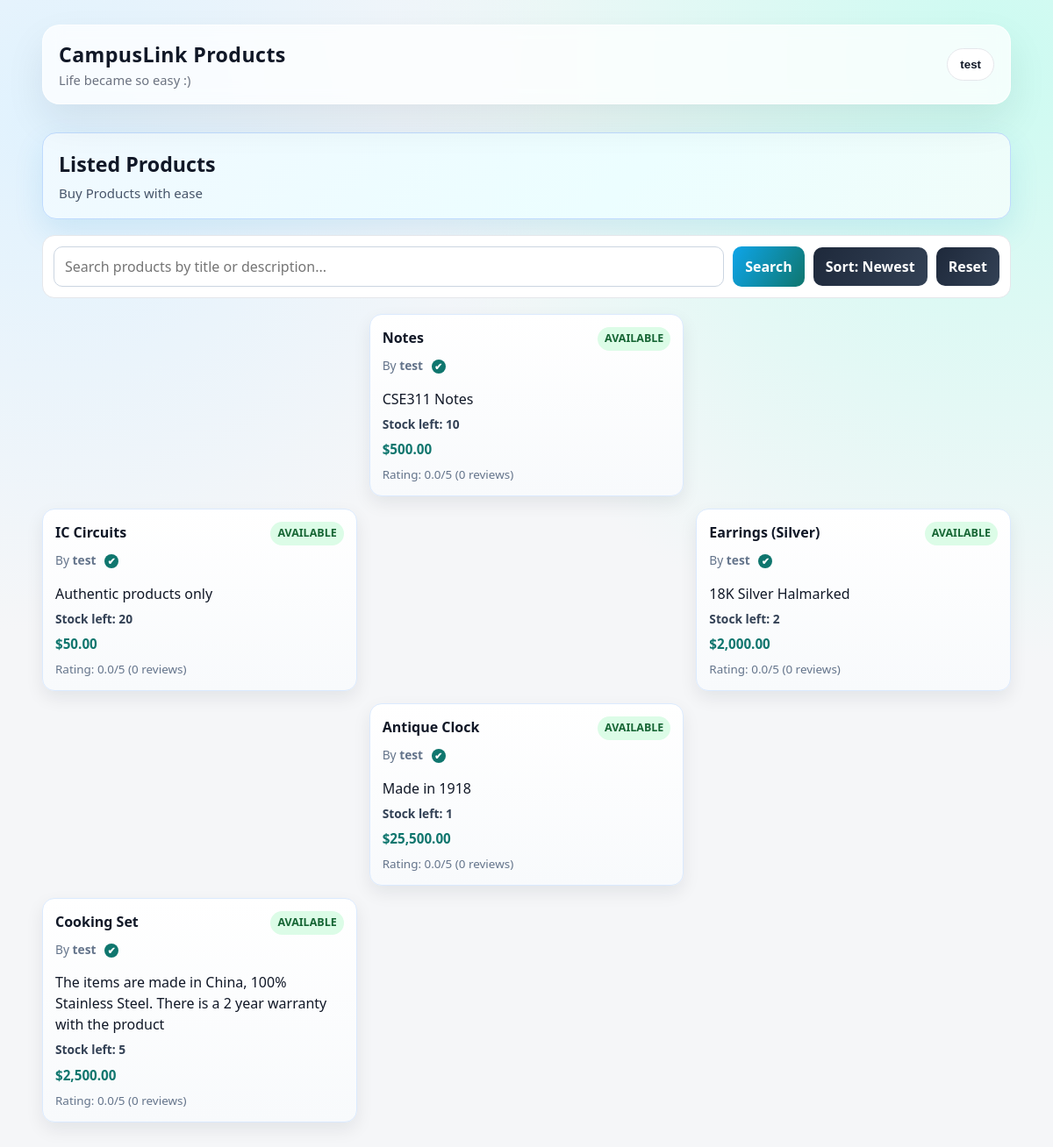
The app's page /products.php (signed in) with its own data.
### tables this page shows
CREATE TABLE products (
    product_id INT UNSIGNED AUTO_INCREMENT PRIMARY KEY,
    owner_id INT UNSIGNED NOT NULL,
    product_title VARCHAR(255) NOT NULL,
    description TEXT,
    price DECIMAL(10,2),
    qty INT(6),
    status ENUM('available', 'sold') NOT NULL DEFAULT 'available',
    created_at DATETIME NOT NULL DEFAULT CURRENT_TIMESTAMP,

    FOREIGN KEY (owner_id) REFERENCES students(student_id)
        ON DELETE CASCADE
);

CREATE TABLE students(
	student_id INT(11) UNSIGNED PRIMARY KEY AUTO_INCREMENT,
    username VARCHAR(255) UNIQUE NOT NULL,
    passwd VARCHAR(255) NOT NULL,
    f_name VARCHAR(255) NOT NULL,
    m_name VARCHAR(255),
    l_name VARCHAR(255),
    address VARCHAR(255) NOT NULL,
    birth_day DATE NOT NULL,
    created_at DATETIME NOT NULL DEFAULT CURRENT_TIMESTAMP,
    email VARCHAR(255) UNIQUE NOT NULL,
    phone VARCHAR(20),
    verification_code VARCHAR(6) DEFAULT NULL,
    is_verified TINYINT(1) NOT NULL DEFAULT 0
);

### products.php (the view, shortened to what this page needs)
<?php
require_once 'connection.php';
require_once 'verification_helpers.php';
$studentId = (int) $_SESSION['student_id'];
$username = htmlspecialchars($_SESSION['username'] ?? 'Student');
$searchQuery = trim($_GET['q'] ?? '');
$sort = ($_GET['sort'] ?? 'recent') === 'rating' ? 'rating' : 'recent';
$products = [];
$orderByClause = $sort === 'rating'
    ? 'avg_rating DESC, review_count DESC, p.created_at DESC'
    : 'p.created_at DESC';
$productSql = "
    SELECT
        p.product_id,
        p.owner_id,
        p.product_title,
        p.description,
        p.price,
        COALESCE(p.qty, 0) AS qty,
        p.status,
        p.created_at,
        st.username AS owner_username,
        st.is_verified AS owner_verified,
        COALESCE(AVG(r.rating), 0) AS avg_rating,
        COUNT(r.review_id) AS review_count,
        EXISTS(
            SELECT 1
            FROM buy_product bp
            WHERE bp.product_id = p.product_id AND bp.buyer_id = ?
        ) AS has_bought,
        EXISTS(
            SELECT 1
            FROM reviews rr
            WHERE rr.product_id = p.product_id AND rr.reviewer_id = ?
        ) AS has_reviewed
    FROM products p
    INNER JOIN students st ON p.owner_id = st.student_id
    LEFT JOIN reviews r ON r.product_id = p.product_id
    WHERE (? = '' OR p.product_title LIKE ? OR COALESCE(p.description, '') LIKE ?)
    GROUP BY p.product_id, p.owner_id, p.product_title, p.description, p.price, p.qty, p.status, p.created_at, st.username, st.is_verified
    ORDER BY $orderByClause
";
$productStmt = mysqli_prepare($con, $productSql);
if ($productStmt) {
    $searchLike = '%' . $searchQuery . '%';
    mysqli_stmt_bind_param($productStmt, 'iisss', $studentId, $studentId, $searchQuery, $searchLike, $searchLike);
    mysqli_stmt_execute($productStmt);
    $productResult = mysqli_stmt_get_result($productStmt);
    if ($productResult) {
        while ($row = mysqli_fetch_assoc($productResult)) {
            $products[] = $row;
        }
    }
}
?>
<!DOCTYPE html>
<html lang="en">
<head>
    <link rel="stylesheet" href="styles.css">
</head>
<body>
    <div class="container">
        <header class="topbar">
            <div class="brand">
                <h1>CampusLink Products</h1>
                <p>Life became so easy :) </p>
            </div>
            <div class="user-menu">
                <button class="user-trigger" type="button"><?php echo $username; ?></button>
            </div>
        </header>
        <div class="products-wrap">
            <section class="products-hero">
                <h2>Listed Products</h2>
                <p>Buy Products with ease</p>
            </section>
            <section class="toolbar">
                <form class="search-form" method="get" action="products.php">
                    <input type="search" name="q" placeholder="Search products by title or description..." value="<?php echo htmlspecialchars($searchQuery); ?>">
                    <button type="submit" class="action-btn">Search</button>
                </form>
                <details class="sort-menu">
                    <summary class="link-button sort-trigger">
                        Sort: <?php echo $sort === 'rating' ? 'Top Rated' : 'Newest'; ?>
                    </summary>
                </details>
                <a class="link-button" href="products.php">Reset</a>
            </section>
            <section class="section">
                <?php if (count($products) > 0): ?>
                    <div class="products-grid">
                        <?php foreach ($products as $product): ?>
                            <?php
                                $pid = (int) $product['product_id'];
                                $qty = max(0, (int) ($product['qty'] ?? 0));
                                $displayStatus = $qty > 0 ? 'available' : 'sold out';
                                $statusClass = $qty > 0 ? 'status-available' : 'status-soldout';
                                $queryParams = [];
                                $queryParams['product'] = $pid;
                                $cardHref = 'products.php?' . http_build_query($queryParams);
                            ?>
                            <a class="product-link" href="<?php echo htmlspecialchars($cardHref); ?>">
                                <article class="product-card">
                                    <div class="card-top">
                                        <h4 class="product-title"><?php echo htmlspecialchars($product['product_title']); ?></h4>
                                        <span class="status-pill <?php echo $statusClass; ?>"><?php echo htmlspecialchars($displayStatus); ?></span>
                                    </div>
                                    <p class="meta">
                                        By
                                        <a class="profile-link-inline" href="profile.php?type=student&amp;id=<?php echo (int) $product['owner_id']; ?>">
                                            <?php echo renderVerifiedName((string) $product['owner_username'], isVerifiedUser($product['owner_verified'] ?? 0)); ?>
                                        </a>
                                    </p>
                                    <p><?php echo htmlspecialchars($product['description'] ?? 'No description provided.'); ?></p>
                                    <p class="qty-text">Stock left: <?php echo $qty; ?></p>
                                    <p class="price">$<?php echo number_format((float) $product['price'], 2); ?></p>
                                    <p class="rating-text">
                                        Rating: <?php echo number_format((float) $product['avg_rating'], 1); ?>/5
                                        (<?php echo (int) $product['review_count']; ?> review<?php echo ((int) $product['review_count']) === 1 ? '' : 's'; ?>)
                                    </p>
                                </article>
                            </a>
                        <?php endforeach; ?>
                    </div>
                <?php else: ?>
                    <p class="empty">No products found for your search.</p>
                <?php endif; ?>
            </section>
        </div>
    </div>
</body>
</html>

### verification_helpers.php (shortened to what this page needs)
<?php
function isVerifiedUser($value): bool
{
    return (int) $value === 1;
}
function renderVerifiedName(string $name, bool $isVerified): string
{
    $safeName = htmlspecialchars($name);
    return $safeName . ' <span class="verified-badge" title="Verified account" aria-label="Verified account">&#10004;</span>';
}

### styles.css (style rules this page uses)
:root { --bg: #f5f6f8; --surface: rgba(255, 255, 255, 0.76); --surface-solid: #ffffff; --text: #111827; --muted: #6b7280; --line: #e5e7eb; --accent: #0f766e; --accent-soft: #ccfbf1; --shadow: 0 20px 45px rgba(17, 24, 39, 0.08); --radius-lg: 20px; --radius-md: 14px; }
* { box-sizing: border-box; margin: 0; padding: 0; }
body { font-family: "Segoe UI", "Helvetica Neue", Arial, sans-serif; color: var(--text); background: radial-gradient(circle at 5% 10%, #e0f2fe 0%, transparent 35%), radial-gradient(circle at 95% 5%, #ccfbf1 0%, transparent 40%), var(--bg); min-height: 100vh; line-height: 1.5; }
.container { width: min(1120px, 92%); margin: 28px auto 50px; }
.topbar { display: flex; justify-content: space-between; align-items: center; margin-bottom: 32px; padding: 16px 18px; border-radius: var(--radius-lg); background: var(--surface); backdrop-filter: blur(10px); border: 1px solid rgba(255, 255, 255, 0.7); box-shadow: var(--shadow); }
.brand h1 { font-size: 1.45rem; letter-spacing: 0.4px; }
.brand p { color: var(--muted); font-size: 0.92rem; }
.user-menu { position: relative; display: inline-block; }
.user-trigger { border: 1px solid var(--line); background: var(--surface-solid); color: var(--text); border-radius: 999px; padding: 10px 14px; font-weight: 600; cursor: pointer; transition: transform 0.2s ease, box-shadow 0.2s ease; }
.section { margin-bottom: 28px; }
.meta { color: var(--muted); font-size: 0.86rem; margin-bottom: 8px; }
.profile-link-inline { color: inherit; text-decoration: none; font-weight: 700; }
.verified-badge { display: inline-flex; align-items: center; justify-content: center; margin-left: 6px; width: 16px; height: 16px; border-radius: 999px; background: #0f766e; color: #ffffff; font-size: 0.68rem; line-height: 1; vertical-align: middle; }
.price { font-weight: 600; color: var(--accent); font-size: 0.95rem; }

### products.php (style rules this page uses)
.products-wrap { display: grid; gap: 18px; }
.products-hero { border: 1px solid #bfdbfe; background: linear-gradient(135deg, #f0f9ff, #ecfeff 60%, #f0fdfa); border-radius: 16px; padding: 18px; box-shadow: 0 14px 34px rgba(2, 132, 199, 0.12); }
.products-hero h2 { font-size: 1.45rem; margin-bottom: 4px; }
.products-hero p { color: #475569; font-size: 0.94rem; }
.toolbar { display: flex; flex-wrap: wrap; align-items: center; gap: 10px; border: 1px solid var(--line); background: var(--surface-solid); border-radius: 14px; padding: 12px; }
.search-form { display: flex; gap: 10px; flex: 1 1 420px; }
.search-form input { width: 100%; border: 1px solid #cbd5e1; border-radius: 10px; padding: 10px 12px; font: inherit; background: #fff; }
.action-btn, .link-button { border: 0; border-radius: 10px; background: linear-gradient(120deg, #0ea5e9, #0f766e); color: #fff; font: inherit; font-weight: 700; padding: 10px 14px; cursor: pointer; text-decoration: none; display: inline-flex; align-items: center; justify-content: center; transition: transform 0.2s ease, box-shadow 0.2s ease; }
.link-button { background: linear-gradient(120deg, #1e293b, #334155); }
.sort-menu { position: relative; }
.sort-trigger { list-style: none; user-select: none; }
.products-grid { display: grid; grid-template-columns: repeat(3, minmax(0, 1fr)); gap: 14px; }
.product-link { text-decoration: none; color: inherit; }
.product-card { border: 1px solid #dbeafe; border-radius: 14px; padding: 14px; background: linear-gradient(180deg, #ffffff, #f8fafc); box-shadow: 0 8px 20px rgba(15, 23, 42, 0.08); transition: transform 0.2s ease, box-shadow 0.2s ease; height: 100%; display: grid; gap: 7px; }
.card-top { display: flex; justify-content: space-between; gap: 8px; align-items: flex-start; }
.product-title { font-size: 1rem; font-weight: 700; }
.status-pill { border-radius: 999px; font-size: 0.78rem; font-weight: 700; padding: 4px 8px; text-transform: uppercase; white-space: nowrap; }
.status-available { background: #dcfce7; color: #166534; }
.meta { color: #64748b; font-size: 0.86rem; }
.profile-link-inline { color: inherit; text-decoration: none; font-weight: 700; }
.price { color: #0f766e; font-weight: 700; }
.qty-text { font-size: 0.86rem; color: #334155; font-weight: 600; }
.rating-text { color: #64748b; font-size: 0.84rem; }

### records on screen
products: product_title "Notes", displayStatus "AVAILABLE", owner.username "test", description "CSE311 Notes", qty "10", price "500.00", avg_rating "0.0", review_count "0"
products: product_title "IC Circuits", displayStatus "AVAILABLE", owner.username "test", description "Authentic products only", qty "20", price "50.00", avg_rating "0.0", review_count "0"
products: product_title "Earrings (Silver)", displayStatus "AVAILABLE", owner.username "test", description "18K Silver Halmarked", qty "2", price "2,000.00", avg_rating "0.0", review_count "0"
products: product_title "Antique Clock", displayStatus "AVAILABLE", owner.username "test", description "Made in 1918", qty "1", price "25,500.00", avg_rating "0.0", review_count "0"
products: product_title "Cooking Set", displayStatus "AVAILABLE", owner.username "test", description "The items are made in China, 100% Stainless Steel. There is a 2 year warranty with the product", qty "5", price "2,500.00", avg_rating "0.0", review_count "0"

### other values on screen
$username "test"
